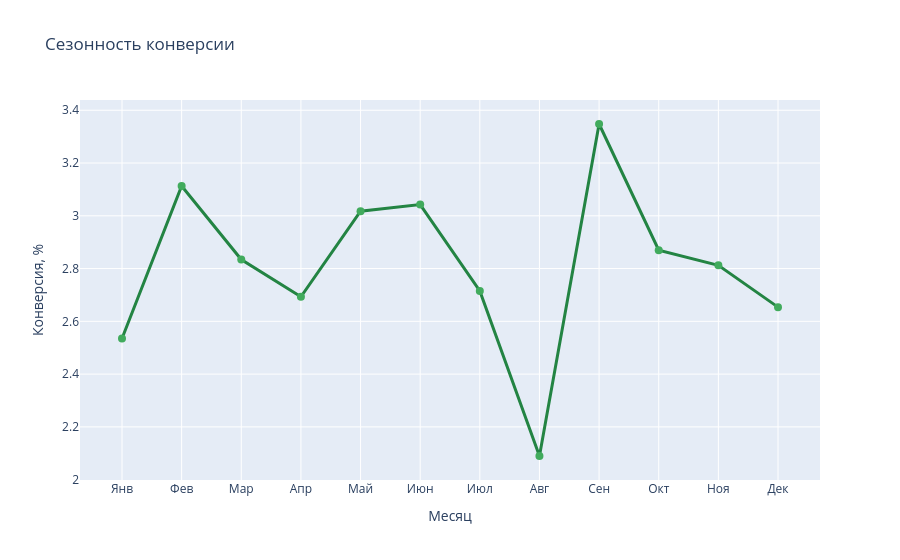

The notebook cell saved with this chart:
### Code cell
monthly_conv = df.groupby('month').apply(
    lambda x: (x['funnel_stage'] == 'paid').sum() / len(x) * 100
).reset_index(name='conversion_rate')

fig_season = px.line(
    monthly_conv, x='month', y='conversion_rate', markers=True,
    title='Сезонность конверсии',
    labels={'month': 'Месяц', 'conversion_rate': 'Конверсия, %'}
)
fig_season.update_xaxes(tickvals=list(range(1,13)), ticktext=[
    'Янв','Фев','Мар','Апр','Май','Июн','Июл','Авг','Сен','Окт','Ноя','Дек'
])
fig_season.update_traces(line=dict(color='#238443', width=3), marker=dict(size=8, color='#41ab5d'))
fig_season.show()

### Figure 1 — Plotly figure (JSON) as saved in the notebook; plotly's stock layout.template omitted (floating-point values rounded to 4 significant figures)
{"data": [{"hovertemplate": "Месяц=%{x}<br>Конверсия, %=%{y}<extra></extra>", "legendgroup": "", "line": {"color": "#238443", "dash": "solid", "width": 3}, "marker": {"color": "#41ab5d", "size": 8, "symbol": "circle"}, "mode": "lines+markers", "name": "", "orientation": "v", "showlegend": false, "type": "scatter", "x": [1, 2, 3, 4, 5, 6, 7, 8, 9, 10, 11, 12], "xaxis": "x", "y": [2.535, 3.113, 2.834, 2.693, 3.017, 3.043, 2.715, 2.09, 3.348, 2.87, 2.812, 2.654], "yaxis": "y"}], "layout": {"legend": {"tracegroupgap": 0}, "title": {"text": "Сезонность конверсии"}, "xaxis": {"anchor": "y", "domain": [0, 1], "ticktext": ["Янв", "Фев", "Мар", "Апр", "Май", "Июн", "Июл", "Авг", "Сен", "Окт", "Ноя", "Дек"], "tickvals": [1, 2, 3, 4, 5, 6, 7, 8, 9, 10, 11, 12], "title": {"text": "Месяц"}}, "yaxis": {"anchor": "x", "domain": [0, 1], "title": {"text": "Конверсия, %"}}}}
